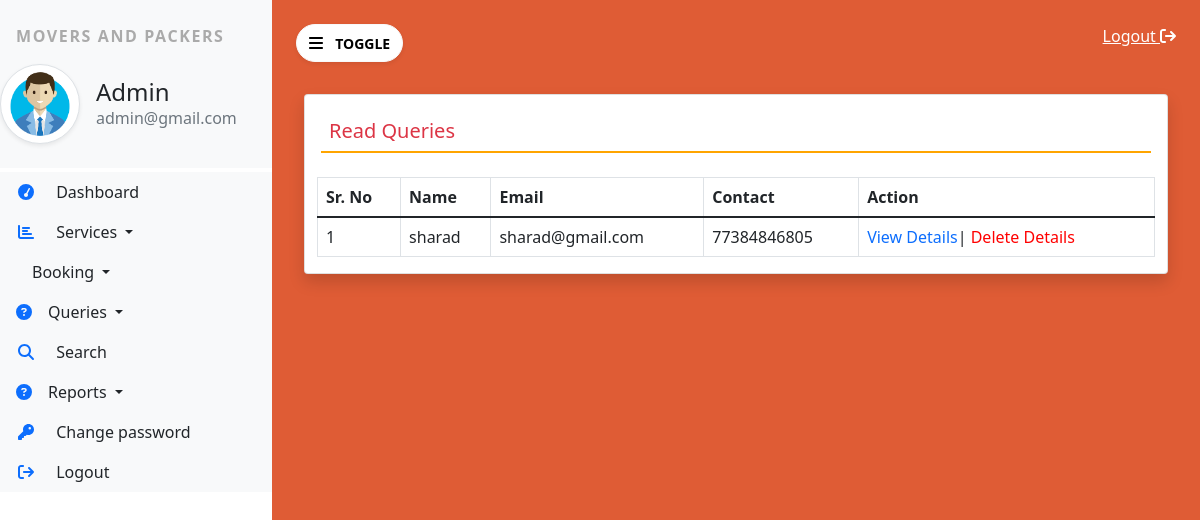
/read_queries/ (signed in), run on the app's committed database.
### MoversPackers/models.py (models this page shows, shortened)
class Contact(models.Model):
    name = models.CharField(max_length=100,null=True)
    contact = models.CharField(max_length=15,null=True)
    emailid = models.EmailField(max_length=100,null=True)
    subject = models.CharField(max_length=100,null=True)
    message = models.CharField(max_length=100,null=True)
    mdate = models.DateField(null=True)
    isread = models.CharField(max_length=10,null=True)

### MoversPackers/views.py (the view)
# urls.py: path('read_queries/',views.read_queries,name='read_queries'),
def read_queries(request):
    if not request.user.is_authenticated:
        return redirect('admin_login')
    contact = Contact.objects.filter(isread="yes")
    return render(request, 'read_queries.html',locals())

### MoversPackers/templates/read_queries.html (shortened to what this page needs)
{% extends 'admin_base.html' %}
{% block main %}
<div class="card shadow m-2" >
    <div class="card-body">
        <h5 class="p-2 text-danger" style="border-bottom: 2px solid orange;">Read Queries</h5>
    </div>
    <div  class="container-fluid table-responsive">
       <table class="table table-bordered"  id="example">
        <thead>
            <tr>
                <th>Sr. No</th>
                <th>Name</th>
                <th>Email</th>
                <th>Contact</th>
                <th>Action</th>
            </tr>
        </thead>
        <tbody>
            {% for c in contact %}
            <tr>
                <td>{{forloop.counter}}</td>
                <td>{{c.name}}</td>
                <td>{{c.emailid}} </td>
                <td>{{c.contact}}</td>
                <td>
                    <a href="{% url 'view_queries' c.id %}" style="text-decoration: none;">View Details</a>|
                    <a href="{% url 'view_queries' c.id %}" style="text-decoration: none; color: red;" onclick="return confirm('Are you sure want to delete!!')">Delete Details</a>
                </td>
            </tr>
            {% endfor %}
        </tbody>
       </table>
    </div>
</div>
{% endblock main %}

### MoversPackers/templates/admin_base.html (shortened to what this page needs)
{% load static %}
<html>
    <head>
        <link rel="stylesheet" href="{% static 'css/fontawesome.css' %}">
        <link rel="stylesheet" href="{% static 'css/bootstrap.css' %}">
        <link rel="stylesheet" href="{% static 'css/sidebar.css' %}">
        <link rel="stylesheet" href="{% static 'css/datatablebootstrap.css' %}">
    </head>
    <body>
        <div class="bg-white vertical-nav" id="sidebar">
            <div class="bg-light py-4 mb-1">
                <p class="text-uppercase fw-bold px-3 sidebar-title">Movers and packers</p>
                <div class="media d-flex align-items-center">
                    <img src="{% static 'images/adminlogin.png' %}" alt="" srcset="" height="80" width="80" class=" me-3 rounded-circle img-thumbnail shadow-sm">
                    <div class="media-body">
                        <h4 class="mb-0">Admin</h4>
                        <p class="text-muted mb-0">{{request.user.email}}</p>
                    </div>
                </div>
            </div>
            <ul class="nav flex-column bg-white">
                <li class="nav-item">
                    <a href="{%  url 'admin_home' %}" class="nav-link ac text-dark bg-light">
                       <i class="fa fa-tachometer fa-fw me-3 text-primary"></i> Dashboard
                    </a>
                </li>
                <li class="nav-item dropdown">
                    <a href="{%  url 'admin_home' %}" class="nav-link dropdown-toggle text-dark bg-light" id="navbardrop" data-bs-toggle="dropdown" aria-expanded="false">
                       <i class="fas fa-chart-bar fa-fw me-3 text-primary"></i> Services
                    </a>
                </li>
                <li class="nav-item dropdown">
                    <a href="{%  url 'admin_home' %}" class="nav-link dropdown-toggle text-dark bg-light" id="navbardrop" data-bs-toggle="dropdown" aria-expanded="false">
                       Booking
                    </a>
                </li>
                <li class="nav-item dropdown">
                    <a href="{%  url 'admin_home' %}" class="nav-link dropdown-toggle text-dark bg-light" id="navbardrop" data-bs-toggle="dropdown" aria-expanded="false">
                       <i class="fa fa-question-circle me-3 text-primary"></i>Queries
                    </a>
                </li>
                <li class="nav-item">
                    <a href="{%  url 'search' %}" class="nav-link text-dark bg-light">
                       <i class="fa fa-search  fa-fw me-3 text-primary"></i> Search
                    </a>
                </li>
                <li class="nav-item dropdown">
                    <a href="{%  url 'admin_home' %}" class="nav-link dropdown-toggle text-dark bg-light" id="navbardrop" data-bs-toggle="dropdown" aria-expanded="false">
                       <i class="fa fa-question-circle me-3 text-primary"></i>Reports
                    </a>
                </li>
                <li class="nav-item">
                    <a href="{%  url 'change_password' %}" class="nav-link text-dark bg-light">
                       <i class="fa fa-key  fa-fw me-3 text-primary"></i> Change password
                    </a>
                </li>
                <li class="nav-item">
                    <a href="{% url 'logout' %}" class="nav-link text-dark bg-light">
                       <i class="fa fa-sign-out  fa-fw me-3 text-primary"></i> Logout
                    </a>
                </li>
            </ul>
        </div>
        <div class="page-content p-4" id="content">
            <a href="{% url 'logout' %}" title="logout" class="text-white float-end">Logout
                <i class="fa fa-sign-out"></i>
            </a>
            <button id="sidebarcollapse" type="button" class="btn btn-light bg-white rounded-pill shadow-sm mb-4">
                <i class="fa fa-bars me-2"></i>
               <small class="text-uppercase fw-bold">toggle</small>
            </button>
            {% block main %}
            {% endblock main %}
        </div>
    </body>
</html>

### MoversPackers/static/css/sidebar.css (style rules this page uses)
.sidebar-title { letter-spacing: 0.1em; color: #aaa; }
body { background-color: rgb(223, 92, 53); height: 100vh; }
.vertical-nav { min-width : 17rem; width: 17rem; height: 100vh; position: fixed; top: 0; left: 0; transition: all 0.4s; }
.page-content { width: clac(100%-17rem); margin-left: 17rem; transition: all 0.4s; }

### data on the page
Contact: name "sharad", emailid "sharad@gmail.com", contact "77384846805"

### other printed values
{{ request.user.email }} "admin@gmail.com"
